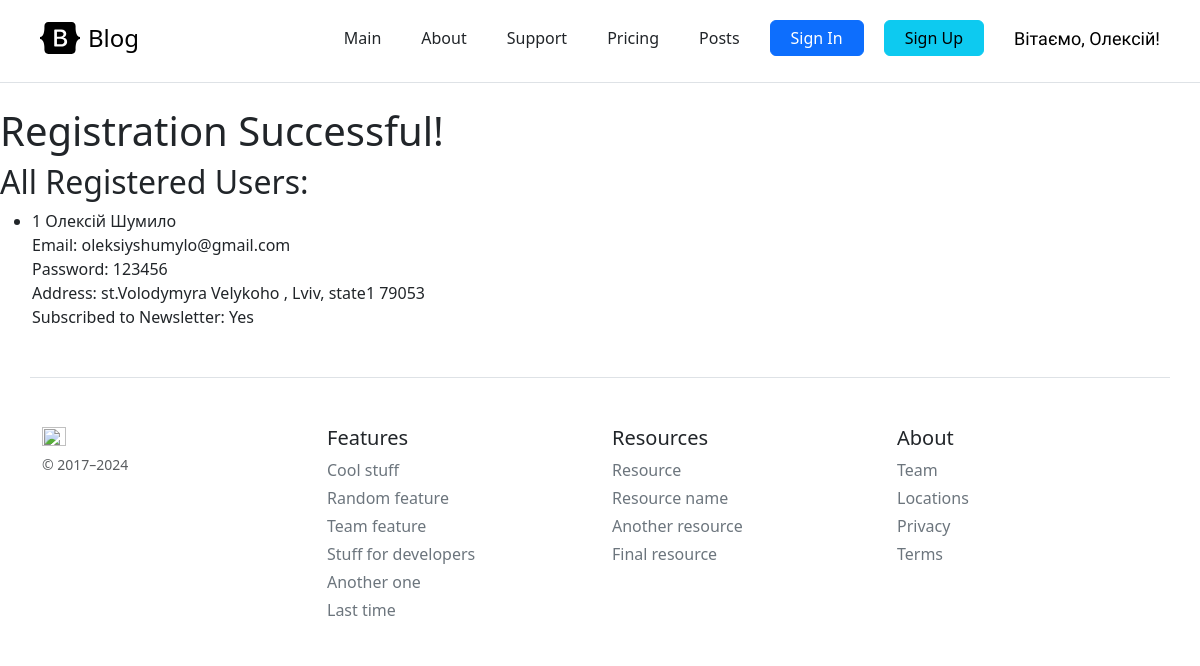
Before: /users-list (signed in) with the older database file.
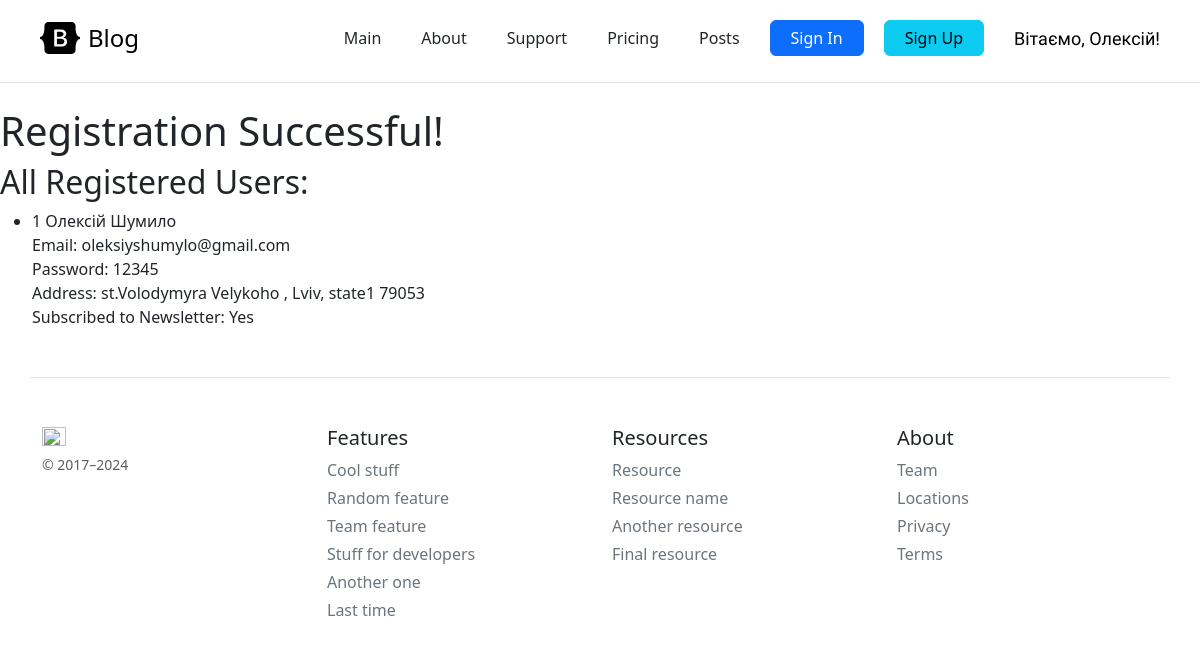
After: the same page with the newer database file.
### app.py (models this page shows, shortened)
class User(db.Model):
    id = db.Column(db.Integer, primary_key=True)
    first_name = db.Column(db.String(100), nullable=False)
    last_name = db.Column(db.String(100), nullable=False)
    email = db.Column(db.String(100), unique=True, nullable=False)
    password = db.Column(db.String(200), nullable=False)
    address1 = db.Column(db.String(100), nullable=False)
    address2 = db.Column(db.String(100))
    city = db.Column(db.String(100), nullable=False)
    state = db.Column(db.String(100), nullable=False)
    zip = db.Column(db.String(20), nullable=False)
    subscribe_to_newsletter = db.Column(db.Boolean, nullable=False, default=False)

### app.py (the view)
@app.route("/users-list")
def users_list():
    if "user_id" not in session:
        return redirect("/login")
    users = User.query.all()
    return render_template("success.html", users=users)

### templates/success.html (shortened to what this page needs)
{%extends 'base.html' %} {% block title %} Success {% endblock %} {% block body
%}
<h1>Registration Successful!</h1>
<h2>All Registered Users:</h2>
<ul>
  {% for user in users %}
  <li>
    {{user.id}} {{ user.first_name }} {{ user.last_name }}<br />
    Email: {{ user.email }}<br />
    Password: {{ user.password }}<br />
    Address: {{ user.address1 }} , {{ user.city }}, {{ user.state }} {{ user.zip }}<br />
    Subscribed to Newsletter: {{ 'Yes' if user.subscribe_to_newsletter else 'No'
    }}
  </li>
  {% endfor %}
</ul>
{% endblock %}

### templates/base.html (shortened to what this page needs)
<!DOCTYPE html>
<html lang="en">
  <head>
    <link
      rel="stylesheet"
      href="https://cdn.jsdelivr.net/npm/bootstrap@5.3.2/dist/css/bootstrap.min.css"
    />
    <link
      rel="stylesheet"
      href="{{ url_for('static', filename='css/main.css')}}"
    />
  </head>
  <body>
    <div class="global__header__loggedOut">
      <div
        class="d-flex flex-column flex-md-row align-items-center pb-3 mb-4 border-bottom"
      >
        <a
          href="/"
          class="d-flex align-items-center link-body-emphasis text-decoration-none"
        >
          <span class="fs-4">Blog</span>
        </a>
        <nav class="d-inline-flex mt-2 mt-md-0 ms-md-auto">
          <a class="p-2 text-dark" href="/">Main</a>
          <a class="p-2 text-dark" href="/about">About</a>
          <a class="p-2 text-dark" href="#">Support</a>
          <a class="p-2 text-dark" href="/pricing">Pricing</a>
        </nav>
        <a class="p-2 text-dark" href="/posts">Posts</a>
        <a class="btn btn-primary" href="/login" id="signIn-btn">Sign In</a>
        <a class="btn btn-info" href="/registration" id="signUp-btn">Sign Up</a>
        {% if session.user_id %}
        <a class="profile__link" href="/profile"
          ><p class="logged_in_status">Вітаємо, {{ session.user_name }}!</p></a
        >
        {% else %}
        <p class="logged_in_status">Ви не залогінені</p>
        {% endif %}
      </div>
    </div>
    {% block body %} {% endblock %}
    <footer class="container pt-4 my-md-5 pt-md-5 border-top">
      <div class="row">
        <div class="col-12 col-md">
          <img
            class="mb-2"
            src="/docs/5.3/assets/brand/bootstrap-logo.svg"
            alt=""
            width="24"
            height="19"
          />
          <small class="d-block mb-3 text-body-secondary">© 2017–2024</small>
        </div>
        <div class="col-6 col-md">
          <h5>Features</h5>
          <ul class="list-unstyled text-small">
            <li class="mb-1">
              <a class="link-secondary text-decoration-none" href="#"
                >Cool stuff</a
              >
            </li>
            <li class="mb-1">
              <a class="link-secondary text-decoration-none" href="#"
                >Random feature</a
              >
            </li>
            <li class="mb-1">
              <a class="link-secondary text-decoration-none" href="#"
                >Team feature</a
              >
            </li>
            <li class="mb-1">
              <a class="link-secondary text-decoration-none" href="#"
                >Stuff for developers</a
              >
            </li>
            <li class="mb-1">
              <a class="link-secondary text-decoration-none" href="#"
                >Another one</a
              >
            </li>
            <li class="mb-1">
              <a class="link-secondary text-decoration-none" href="#"
                >Last time</a
              >
            </li>
          </ul>
        </div>
        <div class="col-6 col-md">
          <h5>Resources</h5>
          <ul class="list-unstyled text-small">
            <li class="mb-1">
              <a class="link-secondary text-decoration-none" href="#"
                >Resource</a
              >
            </li>
            <li class="mb-1">
              <a class="link-secondary text-decoration-none" href="#"
                >Resource name</a
              >
            </li>
            <li class="mb-1">
              <a class="link-secondary text-decoration-none" href="#"
                >Another resource</a
              >
            </li>
            <li class="mb-1">
              <a class="link-secondary text-decoration-none" href="#"
                >Final resource</a
              >
            </li>
          </ul>
        </div>
        <div class="col-6 col-md">
          <h5>About</h5>
          <ul class="list-unstyled text-small">
            <li class="mb-1">
              <a class="link-secondary text-decoration-none" href="#">Team</a>
            </li>
            <li class="mb-1">
              <a class="link-secondary text-decoration-none" href="#"
                >Locations</a
              >
            </li>
            <li class="mb-1">
              <a class="link-secondary text-decoration-none" href="#"
                >Privacy</a
              >
            </li>
            <li class="mb-1">
              <a class="link-secondary text-decoration-none" href="#">Terms</a>
            </li>
          </ul>
        </div>
      </div>
    </footer>
  </body>
</html>

### static/css/main.css (style rules this page uses)
html { overflow-y: scroll; }
body { background-color: white; }
*, *::after, *::before { margin: 0; padding: 0; box-sizing: border-box; }
:root { --font-family-Saira: "Saira", sans-serif; }

### static/css/global__header.css (style rules this page uses)
.global__header__loggedIn, .global__header__loggedOut { max-width: 1200px; margin: 0 auto; }
.d-flex { padding: 10px 20px; }
.p-2 { padding: 0 20px !important; text-decoration: none; }
.profile__link { text-decoration: none; color: black; }
.logged_in_status { text-decoration: none; margin: 0; padding: 0 20px; font-size: 18px; font-weight: 500; font-family: var(--font-family-Saira) !important; }
.global__header__loggedIn .btn, .global__header__loggedOut .btn { padding: 5px 20px; margin: 0 10px; }

### static/css/login.css (style rules this page uses)
#signUp-btn { display: inline-block; }

Changed rows visible on the page:
changed User "Олексій": password "123456" → "12345"
